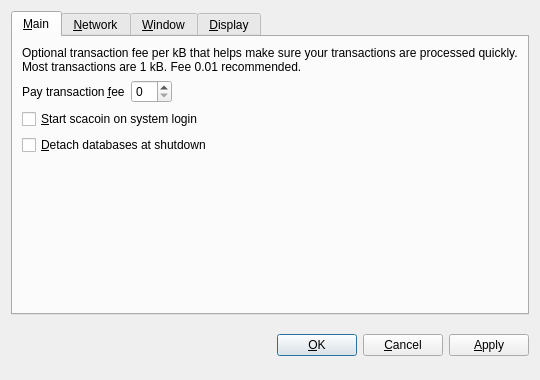
<?xml version="1.0" encoding="UTF-8"?>
<ui version="4.0">
 <class>OptionsDialog</class>
 <widget class="QDialog" name="OptionsDialog">
  <property name="geometry">
   <rect>
    <x>0</x>
    <y>0</y>
    <width>540</width>
    <height>380</height>
   </rect>
  </property>
  <property name="windowTitle">
   <string>Options</string>
  </property>
  <property name="modal">
   <bool>true</bool>
  </property>
  <layout class="QVBoxLayout" name="verticalLayout">
   <item>
    <widget class="QTabWidget" name="tabWidget">
     <property name="tabPosition">
      <enum>QTabWidget::North</enum>
     </property>
     <property name="currentIndex">
      <number>0</number>
     </property>
     <widget class="QWidget" name="tabMain">
      <attribute name="title">
       <string>&amp;Main</string>
      </attribute>
      <layout class="QVBoxLayout" name="verticalLayout_Main">
       <item>
        <widget class="QLabel" name="transactionFeeInfoLabel">
         <property name="text">
          <string>Optional transaction fee per kB that helps make sure your transactions are processed quickly. Most transactions are 1 kB. Fee 0.01 recommended.</string>
         </property>
         <property name="textFormat">
          <enum>Qt::PlainText</enum>
         </property>
         <property name="wordWrap">
          <bool>true</bool>
         </property>
        </widget>
       </item>
       <item>
        <layout class="QHBoxLayout" name="horizontalLayout_Main">
         <item>
          <widget class="QLabel" name="transactionFeeLabel">
           <property name="text">
            <string>Pay transaction &amp;fee</string>
           </property>
           <property name="textFormat">
            <enum>Qt::PlainText</enum>
           </property>
           <property name="buddy">
            <cstring>transactionFee</cstring>
           </property>
          </widget>
         </item>
         <item>
          <widget class="BitcoinAmountField" name="transactionFee"/>
         </item>
         <item>
          <spacer name="horizontalSpacer_Main">
           <property name="orientation">
            <enum>Qt::Horizontal</enum>
           </property>
           <property name="sizeHint" stdset="0">
            <size>
             <width>40</width>
             <height>20</height>
            </size>
           </property>
          </spacer>
         </item>
        </layout>
       </item>
       <item>
        <widget class="QCheckBox" name="bitcoinAtStartup">
         <property name="toolTip">
          <string>Automatically start scacoin after logging in to the system.</string>
         </property>
         <property name="text">
          <string>&amp;Start scacoin on system login</string>
         </property>
        </widget>
       </item>
       <item>
        <widget class="QCheckBox" name="detachDatabases">
         <property name="toolTip">
          <string>Detach block and address databases at shutdown. This means they can be moved to another data directory, but it slows down shutdown. The wallet is always detached.</string>
         </property>
         <property name="text">
          <string>&amp;Detach databases at shutdown</string>
         </property>
        </widget>
       </item>
       <item>
        <spacer name="verticalSpacer_Main">
         <property name="orientation">
          <enum>Qt::Vertical</enum>
         </property>
         <property name="sizeHint" stdset="0">
          <size>
           <width>20</width>
           <height>40</height>
          </size>
         </property>
        </spacer>
       </item>
      </layout>
     </widget>
     <widget class="QWidget" name="tabNetwork">
      <attribute name="title">
       <string>&amp;Network</string>
      </attribute>
      <layout class="QVBoxLayout" name="verticalLayout_Network">
       <item>
        <widget class="QCheckBox" name="mapPortUpnp">
         <property name="toolTip">
          <string>Automatically open the scacoin client port on the router. This only works when your router supports UPnP and it is enabled.</string>
         </property>
         <property name="text">
          <string>Map port using &amp;UPnP</string>
         </property>
        </widget>
       </item>
       <item>
        <widget class="QCheckBox" name="connectSocks">
         <property name="toolTip">
          <string>Connect to the scacoin network through a SOCKS proxy (e.g. when connecting through Tor).</string>
         </property>
         <property name="text">
          <string>&amp;Connect through SOCKS proxy:</string>
         </property>
        </widget>
       </item>
       <item>
        <layout class="QHBoxLayout" name="horizontalLayout_Network">
         <item>
          <widget class="QLabel" name="proxyIpLabel">
           <property name="text">
            <string>Proxy &amp;IP:</string>
           </property>
           <property name="textFormat">
            <enum>Qt::PlainText</enum>
           </property>
           <property name="buddy">
            <cstring>proxyIp</cstring>
           </property>
          </widget>
         </item>
         <item>
          <widget class="QValidatedLineEdit" name="proxyIp">
           <property name="maximumSize">
            <size>
             <width>140</width>
             <height>16777215</height>
            </size>
           </property>
           <property name="toolTip">
            <string>IP address of the proxy (e.g. 127.0.0.1)</string>
           </property>
          </widget>
         </item>
         <item>
          <widget class="QLabel" name="proxyPortLabel">
           <property name="text">
            <string>&amp;Port:</string>
           </property>
           <property name="textFormat">
            <enum>Qt::PlainText</enum>
           </property>
           <property name="buddy">
            <cstring>proxyPort</cstring>
           </property>
          </widget>
         </item>
         <item>
          <widget class="QLineEdit" name="proxyPort">
           <property name="maximumSize">
            <size>
             <width>55</width>
             <height>16777215</height>
            </size>
           </property>
           <property name="toolTip">
            <string>Port of the proxy (e.g. 9050)</string>
           </property>
          </widget>
         </item>
         <item>
          <widget class="QLabel" name="socksVersionLabel">
           <property name="text">
            <string>SOCKS &amp;Version:</string>
           </property>
           <property name="textFormat">
            <enum>Qt::PlainText</enum>
           </property>
           <property name="buddy">
            <cstring>socksVersion</cstring>
           </property>
          </widget>
         </item>
         <item>
          <widget class="QValueComboBox" name="socksVersion">
           <property name="toolTip">
            <string>SOCKS version of the proxy (e.g. 5)</string>
           </property>
          </widget>
         </item>
         <item>
          <spacer name="horizontalSpacer_Network">
           <property name="orientation">
            <enum>Qt::Horizontal</enum>
           </property>
           <property name="sizeHint" stdset="0">
            <size>
             <width>40</width>
             <height>20</height>
            </size>
           </property>
          </spacer>
         </item>
        </layout>
       </item>
       <item>
        <spacer name="verticalSpacer_Network">
         <property name="orientation">
          <enum>Qt::Vertical</enum>
         </property>
         <property name="sizeHint" stdset="0">
          <size>
           <width>20</width>
           <height>40</height>
          </size>
         </property>
        </spacer>
       </item>
      </layout>
     </widget>
     <widget class="QWidget" name="tabWindow">
      <attribute name="title">
       <string>&amp;Window</string>
      </attribute>
      <layout class="QVBoxLayout" name="verticalLayout_Window">
       <item>
        <widget class="QCheckBox" name="minimizeToTray">
         <property name="toolTip">
          <string>Show only a tray icon after minimizing the window.</string>
         </property>
         <property name="text">
          <string>&amp;Minimize to the tray instead of the taskbar</string>
         </property>
        </widget>
       </item>
       <item>
        <widget class="QCheckBox" name="minimizeOnClose">
         <property name="toolTip">
          <string>Minimize instead of exit the application when the window is closed. When this option is enabled, the application will be closed only after selecting Quit in the menu.</string>
         </property>
         <property name="text">
          <string>M&amp;inimize on close</string>
         </property>
        </widget>
       </item>
       <item>
        <spacer name="verticalSpacer_Window">
         <property name="orientation">
          <enum>Qt::Vertical</enum>
         </property>
         <property name="sizeHint" stdset="0">
          <size>
           <width>20</width>
           <height>40</height>
          </size>
         </property>
        </spacer>
       </item>
      </layout>
     </widget>
     <widget class="QWidget" name="tabDisplay">
      <attribute name="title">
       <string>&amp;Display</string>
      </attribute>
      <layout class="QVBoxLayout" name="verticalLayout_Display">
       <item>
        <layout class="QHBoxLayout" name="horizontalLayout_1_Display">
         <item>
          <widget class="QLabel" name="langLabel">
           <property name="text">
            <string>User Interface &amp;language:</string>
           </property>
           <property name="textFormat">
            <enum>Qt::PlainText</enum>
           </property>
           <property name="buddy">
            <cstring>lang</cstring>
           </property>
          </widget>
         </item>
         <item>
          <widget class="QValueComboBox" name="lang">
           <property name="toolTip">
            <string>The user interface language can be set here. This setting will take effect after restarting scacoin.</string>
           </property>
          </widget>
         </item>
        </layout>
       </item>
       <item>
        <layout class="QHBoxLayout" name="horizontalLayout_2_Display">
         <item>
          <widget class="QLabel" name="unitLabel">
           <property name="text">
            <string>&amp;Unit to show amounts in:</string>
           </property>
           <property name="textFormat">
            <enum>Qt::PlainText</enum>
           </property>
           <property name="buddy">
            <cstring>unit</cstring>
           </property>
          </widget>
         </item>
         <item>
          <widget class="QValueComboBox" name="unit">
           <property name="toolTip">
            <string>Choose the default subdivision unit to show in the interface and when sending coins.</string>
           </property>
          </widget>
         </item>
        </layout>
       </item>
       <item>
        <widget class="QCheckBox" name="displayAddresses">
         <property name="toolTip">
          <string>Whether to show scacoin addresses in the transaction list.</string>
         </property>
         <property name="text">
          <string>&amp;Display addresses in transaction list</string>
         </property>
        </widget>
       </item>
       <item>
        <widget class="QCheckBox" name="coinControlFeatures">
         <property name="toolTip">
          <string>Whether to show coin control features or not.</string>
         </property>
         <property name="text">
          <string>Display coin &amp;control features (experts only!)</string>
         </property>
        </widget>
       </item>
       <item>
        <spacer name="verticalSpacer_Display">
         <property name="orientation">
          <enum>Qt::Vertical</enum>
         </property>
         <property name="sizeHint" stdset="0">
          <size>
           <width>20</width>
           <height>40</height>
          </size>
         </property>
        </spacer>
       </item>
      </layout>
     </widget>
    </widget>
   </item>
   <item>
    <layout class="QHBoxLayout" name="horizontalLayout_Buttons">
     <item>
      <spacer name="horizontalSpacer_1">
       <property name="orientation">
        <enum>Qt::Horizontal</enum>
       </property>
       <property name="sizeHint" stdset="0">
        <size>
         <width>40</width>
         <height>48</height>
        </size>
       </property>
      </spacer>
     </item>
     <item>
      <widget class="QLabel" name="statusLabel">
       <property name="font">
        <font>
         <weight>75</weight>
         <bold>true</bold>
        </font>
       </property>
       <property name="text">
        <string/>
       </property>
       <property name="textFormat">
        <enum>Qt::PlainText</enum>
       </property>
       <property name="wordWrap">
        <bool>true</bool>
       </property>
      </widget>
     </item>
     <item>
      <spacer name="horizontalSpacer_2">
       <property name="orientation">
        <enum>Qt::Horizontal</enum>
       </property>
       <property name="sizeHint" stdset="0">
        <size>
         <width>40</width>
         <height>48</height>
        </size>
       </property>
      </spacer>
     </item>
     <item>
      <widget class="QPushButton" name="okButton">
       <property name="text">
        <string>&amp;OK</string>
       </property>
      </widget>
     </item>
     <item>
      <widget class="QPushButton" name="cancelButton">
       <property name="text">
        <string>&amp;Cancel</string>
       </property>
       <property name="autoDefault">
        <bool>false</bool>
       </property>
      </widget>
     </item>
     <item>
      <widget class="QPushButton" name="applyButton">
       <property name="text">
        <string>&amp;Apply</string>
       </property>
       <property name="autoDefault">
        <bool>false</bool>
       </property>
      </widget>
     </item>
    </layout>
   </item>
  </layout>
 </widget>
 <customwidgets>
  <customwidget>
   <class>BitcoinAmountField</class>
   <extends>QSpinBox</extends>
   <header>bitcoinamountfield.h</header>
  </customwidget>
  <customwidget>
   <class>QValueComboBox</class>
   <extends>QComboBox</extends>
   <header>qvaluecombobox.h</header>
  </customwidget>
  <customwidget>
   <class>QValidatedLineEdit</class>
   <extends>QLineEdit</extends>
   <header>qvalidatedlineedit.h</header>
  </customwidget>
 </customwidgets>
 <resources/>
 <connections/>
</ui>
